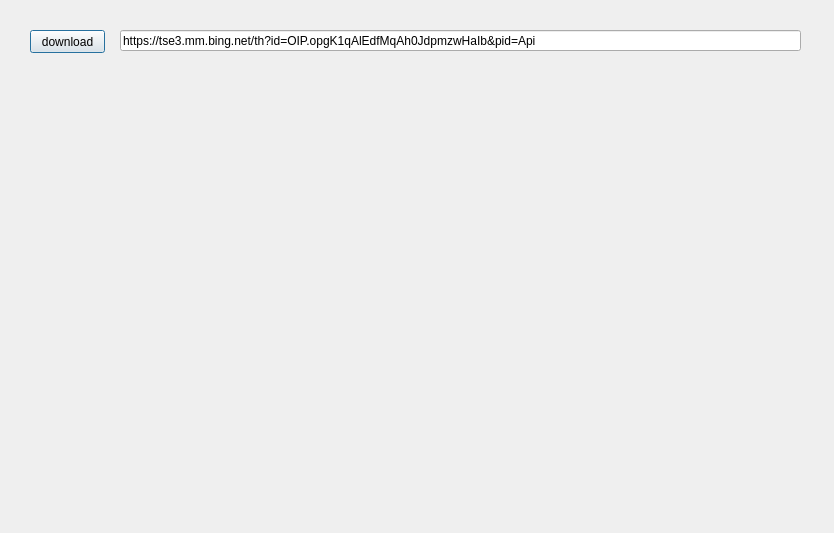
<?xml version="1.0" encoding="UTF-8"?>
<ui version="4.0">
 <class>downloadICON</class>
 <widget class="QDialog" name="downloadICON">
  <property name="geometry">
   <rect>
    <x>0</x>
    <y>0</y>
    <width>834</width>
    <height>533</height>
   </rect>
  </property>
  <property name="windowTitle">
   <string>Dialog</string>
  </property>
  <widget class="QLabel" name="label">
   <property name="geometry">
    <rect>
     <x>20</x>
     <y>60</y>
     <width>54</width>
     <height>12</height>
    </rect>
   </property>
   <property name="text">
    <string/>
   </property>
  </widget>
  <widget class="QPushButton" name="pushButton">
   <property name="geometry">
    <rect>
     <x>30</x>
     <y>30</y>
     <width>75</width>
     <height>23</height>
    </rect>
   </property>
   <property name="text">
    <string>download</string>
   </property>
  </widget>
  <widget class="QLineEdit" name="lineEdit">
   <property name="geometry">
    <rect>
     <x>120</x>
     <y>30</y>
     <width>681</width>
     <height>21</height>
    </rect>
   </property>
   <property name="text">
    <string>https://tse3.mm.bing.net/th?id=OIP.opgK1qAlEdfMqAh0JdpmzwHaIb&amp;pid=Api</string>
   </property>
  </widget>
 </widget>
 <resources/>
 <connections/>
</ui>
